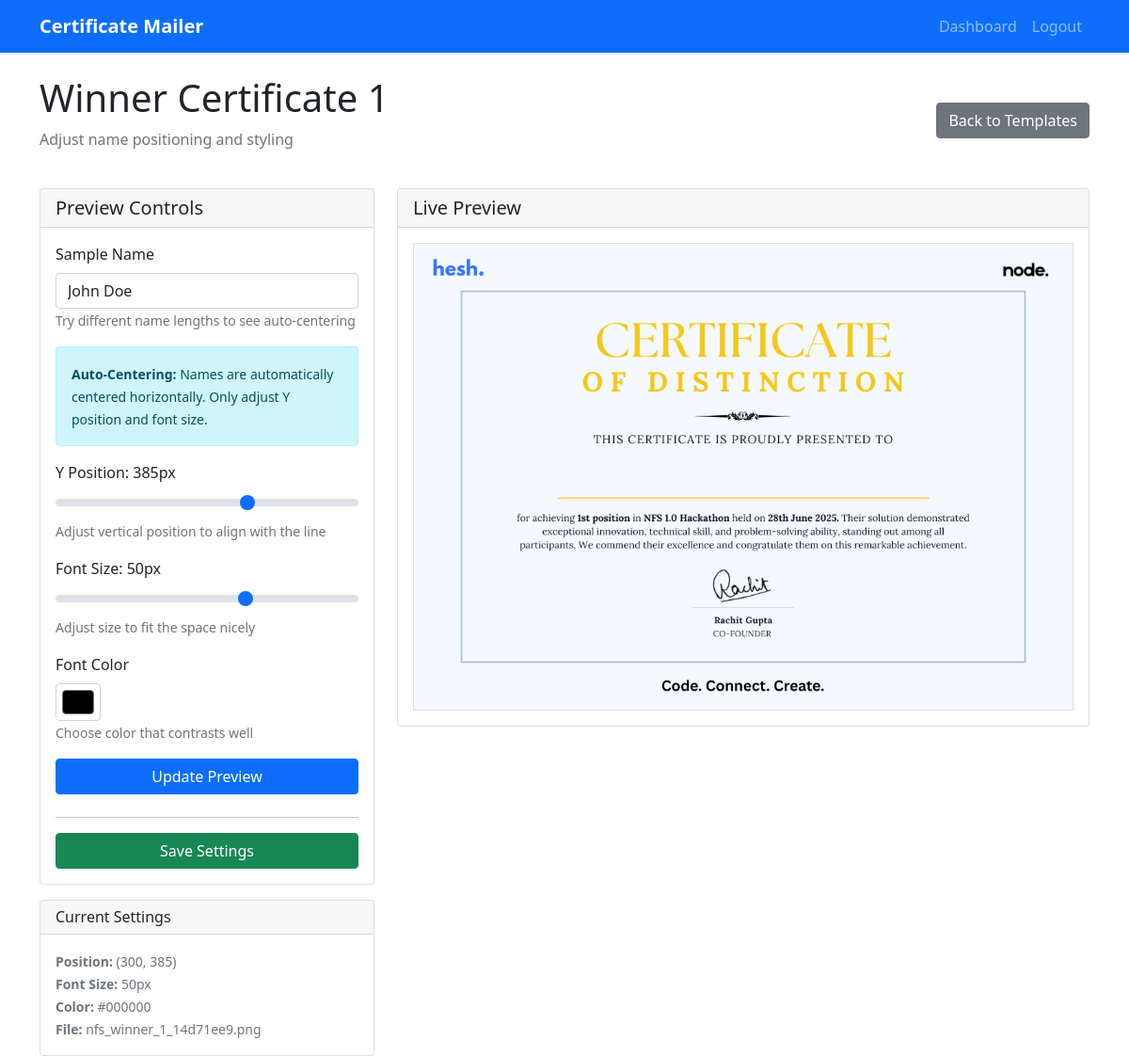
/hackathon/1/templates/3/preview (signed in), run on the app's committed database.
### models.py (models this page shows)
class CertificateTemplate(db.Model):
    id = db.Column(db.Integer, primary_key=True)
    name = db.Column(db.String(100), nullable=False)  # e.g., "Winner", "Participation"
    filename = db.Column(db.String(255), nullable=False)
    name_x_position = db.Column(db.Float, default=300)
    name_y_position = db.Column(db.Float, default=400)
    font_size = db.Column(db.Integer, default=24)
    font_color = db.Column(db.String(7), default='#000000')
    hackathon_id = db.Column(db.Integer, db.ForeignKey('hackathon.id'), nullable=False)
    created_at = db.Column(db.DateTime, default=datetime.utcnow)

class Hackathon(db.Model):
    id = db.Column(db.Integer, primary_key=True)
    name = db.Column(db.String(100), nullable=False)
    description = db.Column(db.Text)
    created_at = db.Column(db.DateTime, default=datetime.utcnow)
    user_id = db.Column(db.Integer, db.ForeignKey('user.id'), nullable=False)
    certificate_templates = db.relationship('CertificateTemplate', backref='hackathon', lazy=True)
    participants = db.relationship('Participant', backref='hackathon', lazy=True)
    resubmission_form_link = db.Column(db.String(255))  # Link for resubmission form
    feedback_form_link = db.Column(db.String(255))  # Link for feedback form

### blueprints/certificates/routes.py (the view)
@certificates_bp.route('/hackathon/<int:hackathon_id>/templates/<int:template_id>/preview')
@login_required
def preview_template(current_user, hackathon_id, template_id):
    hackathon = Hackathon.query.filter_by(id=hackathon_id, user_id=current_user.id).first_or_404()
    template = CertificateTemplate.query.filter_by(id=template_id, hackathon_id=hackathon_id).first_or_404()
    return render_template('certificates/preview.html',
                         hackathon=hackathon,
                         template=template,
                         user=current_user)

### templates/certificates/preview.html (shortened to what this page needs)
{% extends "base.html" %}
{% block content %}
<div class="d-flex justify-content-between align-items-center mb-4">
    <div>
        <h1>{{ template.name }}</h1>
        <p class="text-muted">Adjust name positioning and styling</p>
    </div>
    <div class="d-flex gap-2">
        <a href="{{ url_for('certificates.list_templates', hackathon_id=hackathon.id) }}"
           class="btn btn-secondary">
             Back to Templates
        </a>
    </div>
</div>
<div class="row">
    <div class="col-md-4">
        <div class="card">
            <div class="card-header">
                <h5 class="mb-0">Preview Controls</h5>
            </div>
            <div class="card-body">
                <form id="previewForm">
                    <div class="mb-3">
                        <label for="sampleName" class="form-label">Sample Name</label>
                        <input type="text" class="form-control" id="sampleName"
                               value="John Doe" placeholder="Enter a test name">
                        <small class="form-text text-muted">Try different name lengths to see auto-centering</small>
                    </div>
                    <div class="alert alert-info">
                        <small> <strong>Auto-Centering:</strong> Names are automatically centered horizontally. Only adjust Y position and font size.</small>
                    </div>
                    <div class="mb-3">
                        <label for="yPosition" class="form-label">
                            Y Position: <span id="yValue">{{ template.name_y_position|int }}</span>px
                        </label>
                        <input type="range" class="form-range" id="yPosition"
                               min="0" max="600" value="{{ template.name_y_position|int }}" step="5">
                        <small class="form-text text-muted">Adjust vertical position to align with the line</small>
                    </div>
                    <div class="mb-3">
                        <label for="fontSize" class="form-label">
                            Font Size: <span id="fontValue">{{ template.font_size }}</span>px
                        </label>
                        <input type="range" class="form-range" id="fontSize"
                               min="12" max="72" value="{{ template.font_size }}" step="2">
                        <small class="form-text text-muted">Adjust size to fit the space nicely</small>
                    </div>
                    <div class="mb-3">
                        <label for="fontColor" class="form-label">Font Color</label>
                        <input type="color" class="form-control form-control-color"
                               id="fontColor" value="{{ template.font_color }}">
                        <small class="form-text text-muted">Choose color that contrasts well</small>
                    </div>
                    <button type="button" class="btn btn-primary w-100 mb-2" onclick="updatePreview()">
                         Update Preview
                    </button>
                </form>
                <hr>
                <form method="POST" action="{{ url_for('certificates.save_template_settings', hackathon_id=hackathon.id, template_id=template.id) }}">
                    <button type="submit" class="btn btn-success w-100">
                         Save Settings
                    </button>
                </form>
            </div>
        </div>
        <div class="card mt-3">
            <div class="card-header">
                <h6 class="mb-0">Current Settings</h6>
            </div>
            <div class="card-body">
                <small class="text-muted">
                    <strong>Position:</strong> ({{ template.name_x_position|int }}, {{ template.name_y_position|int }})<br>
                    <strong>Font Size:</strong> {{ template.font_size }}px<br>
                    <strong>Color:</strong> {{ template.font_color }}<br>
                    <strong>File:</strong> {{ template.filename }}
                </small>
            </div>
        </div>
    </div>
    <div class="col-md-8">
        <div class="card">
            <div class="card-header">
                <h5 class="mb-0">Live Preview</h5>
            </div>
            <div class="card-body text-center">
                <div id="previewContainer" style="max-height: 600px; overflow: auto;">
                    <img id="previewImage"
                         src="{{ url_for('certificates.uploaded_file', filename='certificates/' + hackathon.id|string + '/' + template.filename.replace('.pdf', '_preview.png')) }}"
                         class="img-fluid border"
                         alt="Certificate preview"
                         style="max-width: 100%; height: auto;">
                </div>
            </div>
        </div>
    </div>
</div>
{% endblock %}

### data on the page
CertificateTemplate: name "Winner Certificate 1", name_y_position "385", font_size "50", font_color "#000000", name_x_position "300", filename "nfs_winner_1_14d71ee9.png"
Hackathon: id.filename (picture)
